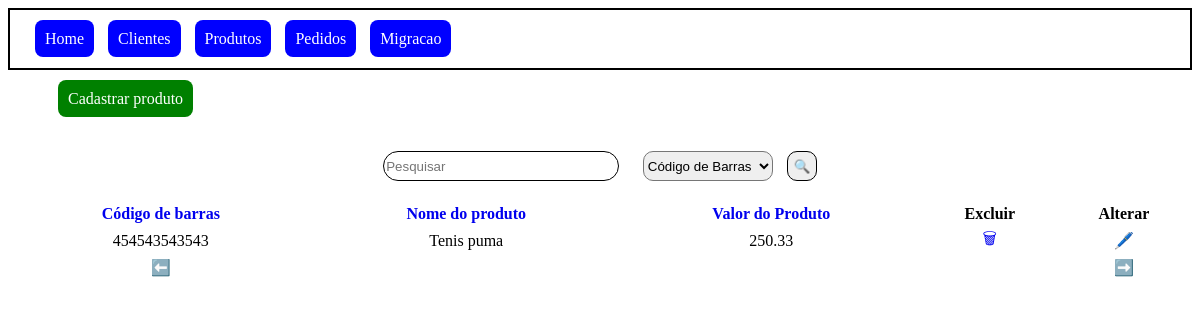
/index.php?page=produto, run on the app's committed database.
### tables this page shows
create table produto (
	id int auto_increment not null,
    primary key(id),
    cod_barras varchar(50) not null,
    nome_produto varchar(255) not null,
    valor_produto float(12,2) not null,
    data_cadastro datetime default current_timestamp,
    data_delecao datetime
);

### mysql.php (called while the page is built, shortened)
<?php
    include "./connectbd.php";
    if ($_GET["page"]=="cliente"){
        if (empty($_GET["order"])){
            $sql = "SELECT * FROM cliente WHERE data_delecao IS NULL;";
        } else if ($_GET["order"]==1){
            $sql = "SELECT * FROM cliente WHERE data_delecao IS NULL ORDER BY ".$_GET["colunm"]." ASC;";
        } else if ($_GET["order"]==2){
            $sql = "SELECT * FROM cliente WHERE data_delecao IS NULL ORDER BY ".$_GET["colunm"]." DESC;";
        } else if($_GET["order"]==0){
            $sql = "SELECT * FROM cliente WHERE data_delecao IS NULL;";
        }
        if (!empty($_POST['pesquisaNome'])){
            $sql = "SELECT * FROM cliente WHERE (".$_POST["colunaNome"]." LIKE '%".$_POST['pesquisaNome']."%' AND data_delecao IS NULL);";
        }
    } else if ($_GET["page"]=="produto") {
        if (empty($_GET["order"])){
            $sql = "SELECT * FROM produto WHERE data_delecao IS NULL;";
        } else if ($_GET["order"]==1){
            $sql = "SELECT * FROM produto WHERE data_delecao IS NULL ORDER BY ".$_GET["colunm"]." ASC;";
        } else if ($_GET["order"]==2){
            $sql = "SELECT * FROM produto WHERE data_delecao IS NULL ORDER BY ".$_GET["colunm"]." DESC;";
        } else if($_GET["order"]==0){
            $sql = "SELECT * FROM produto WHERE data_delecao IS NULL;";
        }
    }
    $result = $conn->query($sql);
    $result = $result->fetchAll();
?>

### home.php (the view, shortened to what this page needs)
<?php
    if ($_GET["page"]=="cliente"){
        $nomePagina = "cliente";
    } else if ($_GET["page"]=="produto"){
        $nomePagina = "produto";
    }
    if (empty($_GET["order"])){
        $tipoOrder = 1;
    } else if ($_GET["order"]=="1" && empty($_GET["pagina"])){
        $tipoOrder = 2;
    } else if ($_GET["order"]=="2" && empty($_GET["pagina"])){
        $tipoOrder = 0;
    } else if ($_GET["order"]=="0" && empty($_GET["pagina"])){
        $tipoOrder = 1;
    }
    if (empty($_GET["order"])){
        $iconOrder = "";
    } else if ($_GET["order"]=="1"){
        $iconOrder = "⬆";
    } else if ($_GET["order"]=="2" ){
        $iconOrder = "⬇";
    } else if ($_GET["order"]=="0"){
        $iconOrder = "";
    }
    $maxPagina = count($result)/5;
    if (empty($_GET["pagina"])){
        $numPagina = 0;
    } else if ($_GET["pagina"]=="0" and $numPagina>1){
        $numPagina = $numPagina - 1;
    } else if ($_GET["pagina"]=="1" and $numPagina<$maxPagina){
        $numPagina = $numPagina + 1;
    }
    $result2 = array_chunk($result,20)[$numPagina];
?>
<html>
    <head>
    </head>
    <body>
        <div>
            <div class="botaoCadastrar">
                <a href="./cadastrar.php?page=<?php echo $nomePagina?>" class="cadastrar">
                    <?php echo "Cadastrar ".$nomePagina?>
                </a>
            </div>
            <div>
                <table>
                    <?php
                        if ($_GET["page"]=="cliente"){
                    ?>
                        <tr>
                            <td colspan="5">
                                <form action="/index.php?page=cliente" method="POST">
                                    <input type="text" name="pesquisaNome" placeholder="Pesquisar">
                                    <select name="colunaNome">
                                        <option value="nome_cliente">Nome</option>
                                        <option value="cpf">CPF</option>
                                        <option value="email">Email</option>
                                    </select>
                                    <input type="submit" class="pesquisa" value="🔍">
                                </form>
                            </td>
                        </tr>
                        <tr>
                            <th><a href="/index.php?page=cliente&colunm=nome_cliente&order=<?php echo $tipoOrder;?>">Nome <?php if ($_GET["colunm"]=="nome_cliente"){echo $iconOrder;} ?></a></th>
                            <th><a href="/index.php?page=cliente&colunm=cpf&order=<?php echo $tipoOrder;?>">CPF <?php if ($_GET["colunm"]=="cpf"){echo $iconOrder;} ?></a></th>
                            <th><a href="/index.php?page=cliente&colunm=email&order=<?php echo $tipoOrder;?>">Email <?php if ($_GET["colunm"]=="email"){echo $iconOrder;} ?></a></th>
                            <th>Excluir</th>
                            <th>Alterar</th>
                        </tr>
                        <?php
                            foreach ($result2 as $array){
                        ?>
                                <tr>
                                    <td><?php echo $array["nome_cliente"];?></td>
                                    <td><?php echo $array["cpf"];?></td>
                                    <td><?php echo $array["email"];?></td>
                                    <td><a href="./index.php?<?php echo "page=".$nomePagina."&id=".$array["id"];?>">🗑</a></td>
                                    <td><a href="./cadastrar.php?<?php echo "page=".$nomePagina."&id=".$array["id"];?>">🖊️</a></td>
                                </tr>
                    <?php
                            }
                        } else if ($_GET["page"]=="produto"){
                    ?>
                        <tr>
                            <form action="/index.php?page=produto" method="POST">
                                <td colspan="5">
                                    <input type="text" name="pesquisaNome" placeholder="Pesquisar">
                                    <select name="colunaNome" id="colunaNome">
                                        <option value="cod_barras">Código de Barras</option>
                                    </select>
                                    <input type="submit" value="🔍" class="pesquisa">
                                </td>
                            </form>
                        </tr>
                        <tr>
                            <th><a href="/index.php?page=produto&colunm=cod_barras&order=<?php echo $tipoOrder;?>">Código de barras <?php if ($_GET["colunm"]=="cod_barras"){echo $iconOrder;} ?></a></th>
                            <th><a href="/index.php?page=produto&colunm=nome_produto&order=<?php echo $tipoOrder;?>">Nome do produto <?php if ($_GET["colunm"]=="nome_produto"){echo $iconOrder;} ?></a></th>
                            <th><a href="/index.php?page=produto&colunm=valor_produto&order=<?php echo $tipoOrder;?>">Valor do Produto <?php if ($_GET["colunm"]=="valor_produto"){echo $iconOrder;} ?></a></th>
                            <th>Excluir</th>
                            <th>Alterar</th>
                        </tr>
                        <?php
                            foreach ($result2 as $array){
                        ?>
                                <tr>
                                    <td><?php echo $array["cod_barras"];?></td>
                                    <td><?php echo $array["nome_produto"];?></td>
                                    <td><?php echo $array["valor_produto"];?></td>
                                    <td><a href="./index.php?<?php echo "page=".$nomePagina."&id=".$array["id"];?>">🗑</a></td>
                                    <td><a href="./cadastrar.php?<?php echo "page=".$nomePagina."&id=".$array["id"];?>">🖊️</a></td>
                                </tr>
                            <?php }
                        }?>
                        <tr>
                            <td><a href="/index.php?page=<?php echo $_GET["page"]."&pagina=0"; ?><?php if(!empty($_GET["order"])){echo "&order=".$_GET["order"]."&colunm=".$_GET["colunm"];} ?>">⬅️</a></td>
                            <td colspan="3"></td>
                            <td><a href="/index.php?page=<?php echo $_GET["page"]."&pagina=1"; ?><?php if(!empty($_GET["order"])){echo "&order=".$_GET["order"]."&colunm=".$_GET["colunm"];} ?>">➡️</a></td>
                        </tr>
                </table>
            </div>
        </div>
    </body>
</html>

### index.php (style rules this page uses)
a { cursor: pointer; text-decoration: none; }

### home.php (style rules this page uses)
.cadastrar { color: white; margin: 50px; padding: 10px; font-size: 16px; background-color: green; border: none; border-radius: 8px; }
a { cursor: pointer; text-decoration: none; }
table { width: 100%; }
tr { text-align: center; }
input { width: 20%; height: 30px; border: 1px solid black; border-radius: 20px; margin: 20px; }
.pesquisa { width: 30px; border-radius: 10px; cursor: pointer; margin-left: 10px; }
select { width: 130px; height: 30px; border-radius: 10px; }
.botaoCadastrar { margin-top: 20px; margin-bottom: 20px; }

### data on the page
produto: cod_barras "454543543543", nome_produto "Tenis puma", valor_produto "250.33"

### other printed values
$nomePagina "produto"
